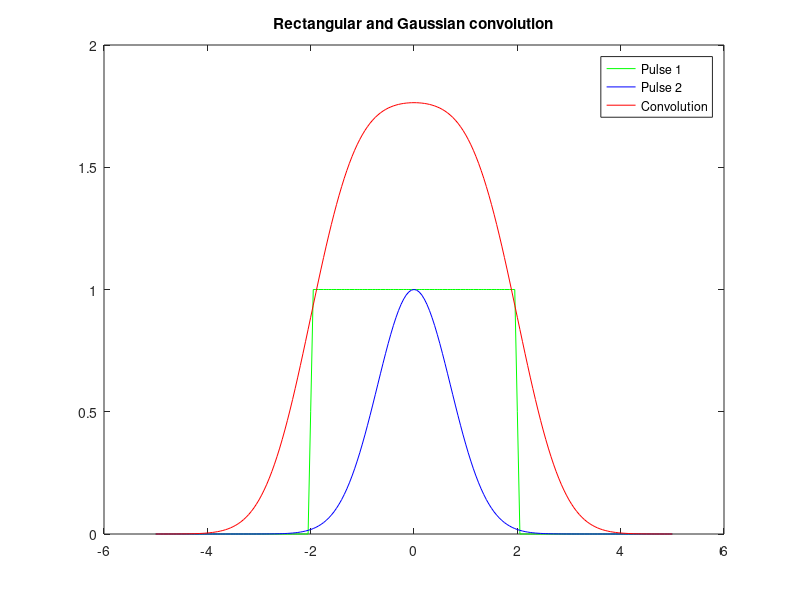
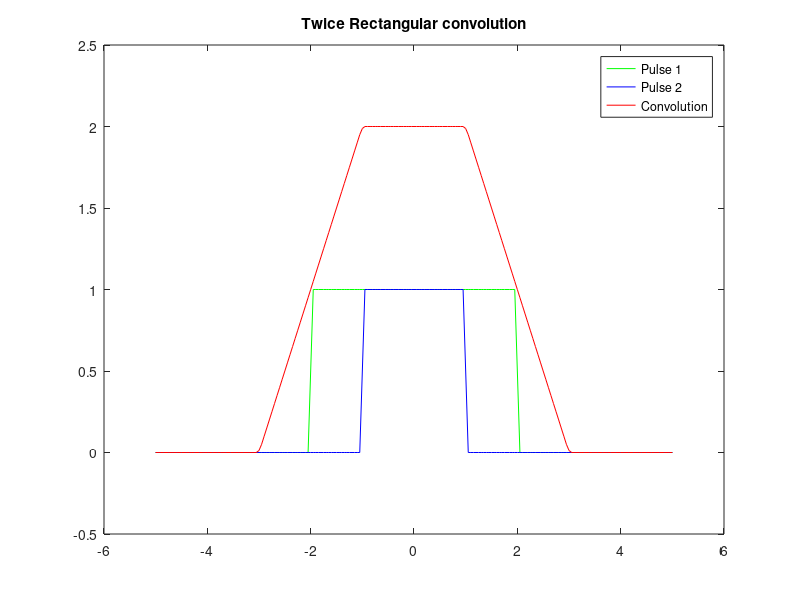
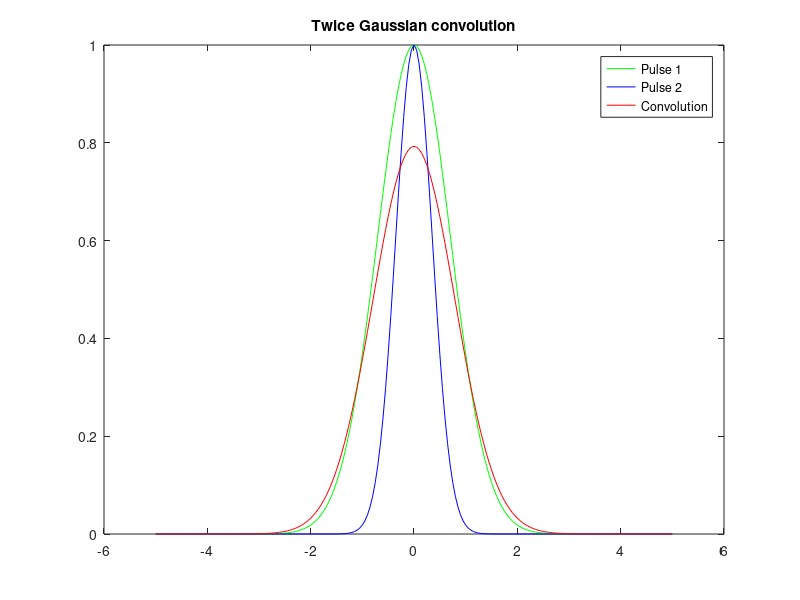

MATLAB code for these plots, in order:
function lab3()

    % Input parameters
    T = 2.0;
    sigma = randi(2, 1, 1);

    % Borders of calculation
    mult = 5;
    step = 0.05;
    t = -mult:step:mult;

    % Pulse generation
    x1 = [rectpls(t, T) zeros(1, length(t))];
    x2 = [gauspls(t, sigma) zeros(1, length(t))];
    
    x3 = [rectpls(t, T / 2) zeros(1, length(t))];
    x4 = [gauspls(t, sigma / 2) zeros(1, length(t))];
    

    % Convolution.
    y1 = ifft(fft(x1) .* fft(x2)) * step;
    y2 = ifft(fft(x1) .* fft(x3)) * step;
    y3 = ifft(fft(x2) .* fft(x4)) * step;
    
    sizeT = length(t);
    % Normalize convolution
    start = fix((length(y1) - length(t)) / 2);
    y1 = y1(start + 1:start + length(t));
    y2 = y2(start + 1:start + length(t));
    y3 = y3(start + 1:start + length(t));

    figure(1)
    xlabel('mult')
    ylabel('u(x) / A')
    plot(t, x1(1:sizeT), 'g', t, x2(1:sizeT), 'b', t, y1(1:sizeT), 'r');
    title('Rectangular and Gaussian convolution');
    legend('Pulse 1', 'Pulse 2', 'Convolution');

    figure(2)
    plot(t, x1(1:sizeT), 'g', t, x3(1:sizeT), 'b', t, y2(1:sizeT), 'r');
    title('Twice Rectangular convolution');
    legend('Pulse 1', 'Pulse 2', 'Convolution');

    figure(3)
    plot(t, x2(1:sizeT), 'g', t, x4(1:sizeT), 'b', t, y3(1:sizeT), 'r');
    title('Twice Gaussian convolution');
    legend('Pulse 1', 'Pulse 2', 'Convolution');
    
    %t2 = [-mult * 2:step:mult * 2 mult * 2 + step];
    %fprintf("X1 = %d, X2 = %d, Y1 = %d, T = %d", length(x1), length(x2), length(y1), length(t2));

    %figure(4)
    %plot(t2, x2, 'k', t2, x4, 'b', t2, y3, 'r');
    %title('Twice Gaussian convolution');
    %legend('Pulse 1', 'Pulse 2', 'Convolution');

end

% Rectangular pulse generation
function y = rectpls(x, T)
    y = zeros(size(x));
    y(abs(x) - T < 0) = 1;
    y(abs(x) == T) = 1/2;
end

% Gaussian pulse generation
function y = gauspls(x, s)
    y = exp(-(x / s).^2);
end
